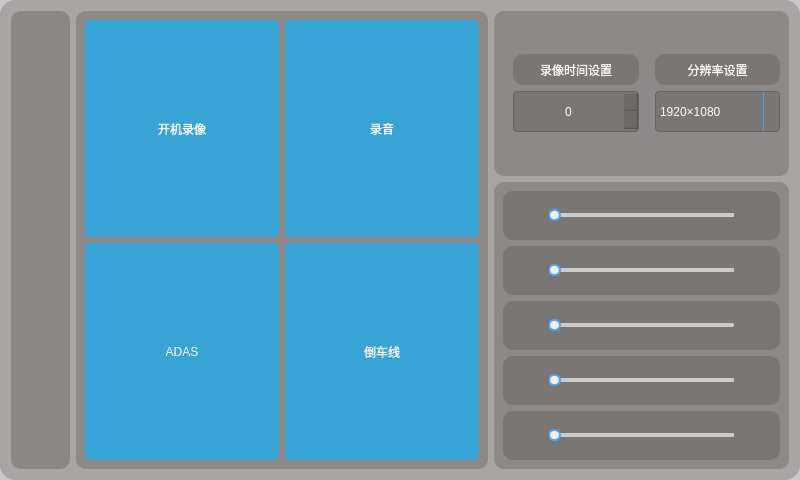
<?xml version="1.0" encoding="UTF-8"?>
<ui version="4.0">
 <class>SetFirst</class>
 <widget class="QDialog" name="SetFirst">
  <property name="geometry">
   <rect>
    <x>0</x>
    <y>0</y>
    <width>800</width>
    <height>480</height>
   </rect>
  </property>
  <property name="windowTitle">
   <string>Dialog</string>
  </property>
  <property name="styleSheet">
   <string notr="true">background-color:rgb(104, 98, 98,90);
border-radius:15px;
</string>
  </property>
  <layout class="QGridLayout" name="gridLayout_10" columnstretch="1,7,5">
   <item row="0" column="0" rowspan="2">
    <widget class="QWidget" name="widget_4" native="true">
     <property name="styleSheet">
      <string notr="true">background-color:rgb(86, 76, 75,90);
border-radius:10px;</string>
     </property>
     <layout class="QGridLayout" name="gridLayout">
      <item row="0" column="0">
       <layout class="QHBoxLayout" name="horizontalLayout_4" stretch="2">
        <item>
         <layout class="QVBoxLayout" name="verticalLayout" stretch="1,2,3,2,1">
          <property name="spacing">
           <number>0</number>
          </property>
          <item>
           <spacer name="verticalSpacer_2">
            <property name="orientation">
             <enum>Qt::Vertical</enum>
            </property>
            <property name="sizeHint" stdset="0">
             <size>
              <width>20</width>
              <height>18</height>
             </size>
            </property>
           </spacer>
          </item>
          <item>
           <widget class="QPushButton" name="settingsButton">
            <property name="minimumSize">
             <size>
              <width>41</width>
              <height>41</height>
             </size>
            </property>
            <property name="maximumSize">
             <size>
              <width>41</width>
              <height>41</height>
             </size>
            </property>
            <property name="focusPolicy">
             <enum>Qt::NoFocus</enum>
            </property>
            <property name="styleSheet">
             <string notr="true">border-image:url(:/icon/settings.png);
background-color:rgb(255,255,255,0);</string>
            </property>
            <property name="text">
             <string/>
            </property>
           </widget>
          </item>
          <item>
           <spacer name="verticalSpacer">
            <property name="orientation">
             <enum>Qt::Vertical</enum>
            </property>
            <property name="sizeHint" stdset="0">
             <size>
              <width>20</width>
              <height>268</height>
             </size>
            </property>
           </spacer>
          </item>
          <item>
           <widget class="QPushButton" name="returnButton">
            <property name="minimumSize">
             <size>
              <width>41</width>
              <height>41</height>
             </size>
            </property>
            <property name="maximumSize">
             <size>
              <width>41</width>
              <height>41</height>
             </size>
            </property>
            <property name="focusPolicy">
             <enum>Qt::NoFocus</enum>
            </property>
            <property name="styleSheet">
             <string notr="true">border-image:url(:/icon/Back.png);
background-color:rgb(255,255,255,0);s</string>
            </property>
            <property name="text">
             <string/>
            </property>
           </widget>
          </item>
          <item>
           <spacer name="verticalSpacer_3">
            <property name="orientation">
             <enum>Qt::Vertical</enum>
            </property>
            <property name="sizeHint" stdset="0">
             <size>
              <width>20</width>
              <height>18</height>
             </size>
            </property>
           </spacer>
          </item>
         </layout>
        </item>
       </layout>
      </item>
     </layout>
    </widget>
   </item>
   <item row="0" column="1" rowspan="2">
    <widget class="QWidget" name="widget" native="true">
     <property name="styleSheet">
      <string notr="true">background-color:rgb(86, 76, 75,80);
border-radius:10px;</string>
     </property>
     <layout class="QGridLayout" name="gridLayout_2">
      <item row="1" column="0">
       <widget class="QPushButton" name="ADASButton">
        <property name="minimumSize">
         <size>
          <width>0</width>
          <height>0</height>
         </size>
        </property>
        <property name="maximumSize">
         <size>
          <width>16000</width>
          <height>16000</height>
         </size>
        </property>
        <property name="focusPolicy">
         <enum>Qt::NoFocus</enum>
        </property>
        <property name="styleSheet">
         <string notr="true">background-color:#38a4d6;
font: 12pt &quot;宋体&quot;;
border-radius:5px;
  color:rgb(255,255,255);</string>
        </property>
        <property name="text">
         <string>ADAS</string>
        </property>
       </widget>
      </item>
      <item row="0" column="1">
       <widget class="QPushButton" name="audioButton">
        <property name="minimumSize">
         <size>
          <width>0</width>
          <height>0</height>
         </size>
        </property>
        <property name="maximumSize">
         <size>
          <width>16000</width>
          <height>16000</height>
         </size>
        </property>
        <property name="focusPolicy">
         <enum>Qt::NoFocus</enum>
        </property>
        <property name="styleSheet">
         <string notr="true">background-color:#38a4d6;
font: 75 12pt &quot;Aharoni&quot;;
border-radius:5px;
  color:rgb(255,255,255);</string>
        </property>
        <property name="text">
         <string>录音</string>
        </property>
       </widget>
      </item>
      <item row="0" column="0">
       <widget class="QPushButton" name="movieButton">
        <property name="sizePolicy">
         <sizepolicy hsizetype="Preferred" vsizetype="Preferred">
          <horstretch>0</horstretch>
          <verstretch>0</verstretch>
         </sizepolicy>
        </property>
        <property name="minimumSize">
         <size>
          <width>0</width>
          <height>0</height>
         </size>
        </property>
        <property name="maximumSize">
         <size>
          <width>160000</width>
          <height>160000</height>
         </size>
        </property>
        <property name="focusPolicy">
         <enum>Qt::NoFocus</enum>
        </property>
        <property name="styleSheet">
         <string notr="true">background-color:#38a4d6;
font: 12pt &quot;宋体&quot;;
border-radius:5px;
color:rgb(255,255,255);
</string>
        </property>
        <property name="text">
         <string>开机录像</string>
        </property>
       </widget>
      </item>
      <item row="1" column="1">
       <widget class="QPushButton" name="reverseButton">
        <property name="minimumSize">
         <size>
          <width>0</width>
          <height>0</height>
         </size>
        </property>
        <property name="maximumSize">
         <size>
          <width>16000</width>
          <height>16000</height>
         </size>
        </property>
        <property name="focusPolicy">
         <enum>Qt::NoFocus</enum>
        </property>
        <property name="styleSheet">
         <string notr="true">background-color:#38a4d6;
font: 75 12pt &quot;Aharoni&quot;;
border-radius:5px;
  color:rgb(255,255,255);</string>
        </property>
        <property name="text">
         <string>倒车线</string>
        </property>
       </widget>
      </item>
     </layout>
    </widget>
   </item>
   <item row="0" column="2">
    <widget class="QWidget" name="widget_2" native="true">
     <property name="styleSheet">
      <string notr="true">background-color:rgb(81,78,72,80);
border-radius:10px;
</string>
     </property>
     <layout class="QGridLayout" name="gridLayout_3">
      <item row="0" column="0">
       <layout class="QVBoxLayout" name="verticalLayout_2">
        <property name="leftMargin">
         <number>10</number>
        </property>
        <item>
         <widget class="QLabel" name="label">
          <property name="minimumSize">
           <size>
            <width>0</width>
            <height>0</height>
           </size>
          </property>
          <property name="maximumSize">
           <size>
            <width>151</width>
            <height>31</height>
           </size>
          </property>
          <property name="styleSheet">
           <string notr="true">color:#ffffff;
font: 75 11pt &quot;Aharoni&quot;;</string>
          </property>
          <property name="text">
           <string>录像时间设置</string>
          </property>
          <property name="alignment">
           <set>Qt::AlignCenter</set>
          </property>
         </widget>
        </item>
        <item>
         <widget class="QSpinBox" name="movieTimeSetting">
          <property name="minimumSize">
           <size>
            <width>0</width>
            <height>0</height>
           </size>
          </property>
          <property name="maximumSize">
           <size>
            <width>141</width>
            <height>41</height>
           </size>
          </property>
          <property name="styleSheet">
           <string notr="true">QSpinBox::up-button {subcontrol-origin:border;subcontrol-position:right;image: url(:/icon/right_arrow.png);width: 17px;height: 32px;}
QSpinBox::down-button:pressed{subcontrol-position:left;image: url(:/icon/left_arrow.png);width: 17px;height: 32px;}
QSpinBox::down-button {subcontrol-origin:border;subcontrol-position:left;border-image: url(:/icon/left_arrow.png);width: 17px;height: 32px;}
QSpinBox::down-button:enabled:hover {background: rgb(255, 255, 255, 30);}
QSpinBox::up-button:enabled:hover {background: rgb(255, 255, 255, 30);}
QSpinBox::up-button:pressed{subcontrol-origin:border;subcontrol-position:right;image: url(:/icon/right_arrow.png); width: 17px;height: 32px;}

QSpinBox{border: 1px solid rgb(100, 100, 100);text-align: center; border-radius: 4px;color:rgb(255,255,255);}
  
</string>
          </property>
          <property name="alignment">
           <set>Qt::AlignCenter</set>
          </property>
         </widget>
        </item>
       </layout>
      </item>
      <item row="0" column="1">
       <layout class="QVBoxLayout" name="verticalLayout_3">
        <property name="leftMargin">
         <number>10</number>
        </property>
        <item>
         <widget class="QLabel" name="label_2">
          <property name="minimumSize">
           <size>
            <width>0</width>
            <height>0</height>
           </size>
          </property>
          <property name="maximumSize">
           <size>
            <width>141</width>
            <height>31</height>
           </size>
          </property>
          <property name="styleSheet">
           <string notr="true">font: 75 11pt &quot;Aharoni&quot;;
color:#ffffff;

</string>
          </property>
          <property name="text">
           <string>分辨率设置</string>
          </property>
          <property name="alignment">
           <set>Qt::AlignCenter</set>
          </property>
         </widget>
        </item>
        <item>
         <widget class="QComboBox" name="comboBox">
          <property name="minimumSize">
           <size>
            <width>0</width>
            <height>0</height>
           </size>
          </property>
          <property name="maximumSize">
           <size>
            <width>151</width>
            <height>41</height>
           </size>
          </property>
          <property name="styleSheet">
           <string notr="true">QComboBox::drop-down {
	subcontrol-origin: padding;
	subcontrol-position: top right;
	width: 15px; 
	border-left-width: 1px;
	border-left-style: solid;
	border-top-right-radius: 3px;
	border-bottom-right-radius: 3px;
	border-left-color: #50A3F0;
}

QComboBox::down-arrow {
	border-image: url(:/icon/arrowdown.png); 
}
QComboBox{border: 1px solid rgb(100, 100, 100);text-align: center;text-color:rgb(255,255,255); border-radius: 4px; color:rgb(255,255,255);}

 </string>
          </property>
          <item>
           <property name="text">
            <string>1920×1080</string>
           </property>
          </item>
          <item>
           <property name="text">
            <string>1280×720</string>
           </property>
          </item>
         </widget>
        </item>
       </layout>
      </item>
     </layout>
    </widget>
   </item>
   <item row="1" column="2">
    <widget class="QWidget" name="widget_3" native="true">
     <property name="styleSheet">
      <string notr="true">background-color:rgb(81,78,72,80);
border-radius:10px;</string>
     </property>
     <layout class="QGridLayout" name="gridLayout_9">
      <item row="0" column="0">
       <widget class="QWidget" name="widget_5" native="true">
        <layout class="QGridLayout" name="gridLayout_4" columnstretch="1,4,1">
         <item row="0" column="0">
          <widget class="QPushButton" name="voiceButton">
           <property name="enabled">
            <bool>true</bool>
           </property>
           <property name="minimumSize">
            <size>
             <width>31</width>
             <height>31</height>
            </size>
           </property>
           <property name="maximumSize">
            <size>
             <width>31</width>
             <height>31</height>
            </size>
           </property>
           <property name="focusPolicy">
            <enum>Qt::NoFocus</enum>
           </property>
           <property name="styleSheet">
            <string notr="true">border-image:url(:/icon/sound.png);

background-color:rgb(255,255,255,0);

</string>
           </property>
           <property name="text">
            <string/>
           </property>
          </widget>
         </item>
         <item row="0" column="1">
          <widget class="QSlider" name="voiceSlider">
           <property name="focusPolicy">
            <enum>Qt::NoFocus</enum>
           </property>
           <property name="styleSheet">
            <string notr="true">QSlider::groove:horizontal { 
	background: #cbcbcb; 
	height: 6px; 
	border-radius: 1px; 
	padding-left:-1px;
	padding-right:-1px;
	padding-top:-1px;
	padding-bottom:-1px;
}

QSlider::add-page:horizontal {
	background: #cbcbcb;
	border-radius: 2px;
}
QSlider::sub-page:horizontal
{
	background: qlineargradient(x1:0, y1:0, x2:0,y2:1,stop:0 #439cf4, stop:1 #439cf4);
 	background: qlineargradient(x1: 0, y1: 0.2, x2: 1, y2: 1,stop: 0 #439cf4, stop: 1 #439cf4);
    width: 10px;
	border-radius: 2px;
}
QSlider::handle:horizontal {
	width: 13px; 
	margin-top: -3px; 
	margin-bottom: -3px; 
	border-radius: 6px;
	background: qradialgradient(spread:pad, cx:0.5, cy:0.5, radius:0.5, fx:0.5, fy:0.5,stop:0.6 #F0F0F0, stop:0.778409 #50A3F0);
}
QSlider{
background-color:rgb(255,255,255,0);
}
</string>
           </property>
           <property name="orientation">
            <enum>Qt::Horizontal</enum>
           </property>
          </widget>
         </item>
         <item row="0" column="2">
          <widget class="QLabel" name="voiceLabel">
           <property name="minimumSize">
            <size>
             <width>0</width>
             <height>0</height>
            </size>
           </property>
           <property name="maximumSize">
            <size>
             <width>31</width>
             <height>31</height>
            </size>
           </property>
           <property name="styleSheet">
            <string notr="true">  color:rgb(255,255,255);
background-color:rgb(255,255,255,0);</string>
           </property>
           <property name="text">
            <string/>
           </property>
           <property name="alignment">
            <set>Qt::AlignCenter</set>
           </property>
          </widget>
         </item>
        </layout>
       </widget>
      </item>
      <item row="1" column="0">
       <widget class="QWidget" name="widget_6" native="true">
        <layout class="QGridLayout" name="gridLayout_5" columnstretch="1,4,1">
         <item row="0" column="0">
          <widget class="QPushButton" name="lightButton">
           <property name="enabled">
            <bool>false</bool>
           </property>
           <property name="minimumSize">
            <size>
             <width>31</width>
             <height>31</height>
            </size>
           </property>
           <property name="maximumSize">
            <size>
             <width>31</width>
             <height>31</height>
            </size>
           </property>
           <property name="styleSheet">
            <string notr="true">border-image:url(:/icon/brightness.png);
background-color:rgb(255,255,255,0);</string>
           </property>
           <property name="text">
            <string/>
           </property>
          </widget>
         </item>
         <item row="0" column="2">
          <widget class="QLabel" name="lightLabel">
           <property name="minimumSize">
            <size>
             <width>0</width>
             <height>0</height>
            </size>
           </property>
           <property name="maximumSize">
            <size>
             <width>31</width>
             <height>31</height>
            </size>
           </property>
           <property name="styleSheet">
            <string notr="true">  color:rgb(255,255,255);
background-color:rgb(255,255,255,0);</string>
           </property>
           <property name="text">
            <string/>
           </property>
           <property name="alignment">
            <set>Qt::AlignCenter</set>
           </property>
          </widget>
         </item>
         <item row="0" column="1">
          <widget class="QSlider" name="lightSlider">
           <property name="focusPolicy">
            <enum>Qt::NoFocus</enum>
           </property>
           <property name="styleSheet">
            <string notr="true">QSlider::groove:horizontal { 
	background: #cbcbcb; 
	height: 6px; 
	border-radius: 1px; 
	padding-left:-1px;
	padding-right:-1px;
	padding-top:-1px;
	padding-bottom:-1px;
}

QSlider::add-page:horizontal {
	background: #cbcbcb;
	border-radius: 2px;
}
QSlider::sub-page:horizontal
{
	background: qlineargradient(x1:0, y1:0, x2:0,y2:1,stop:0 #439cf4, stop:1 #439cf4);
 	background: qlineargradient(x1: 0, y1: 0.2, x2: 1, y2: 1,stop: 0 #439cf4, stop: 1 #439cf4);
    width: 10px;
	border-radius: 2px;
}
QSlider::handle:horizontal {
	width: 13px; 
	margin-top: -3px; 
	margin-bottom: -3px; 
	border-radius: 6px;
	background: qradialgradient(spread:pad, cx:0.5, cy:0.5, radius:0.5, fx:0.5, fy:0.5,stop:0.6 #F0F0F0, stop:0.778409 #50A3F0);
}

QSlider{
background-color:rgb(255,255,255,0);
}
</string>
           </property>
           <property name="orientation">
            <enum>Qt::Horizontal</enum>
           </property>
          </widget>
         </item>
        </layout>
       </widget>
      </item>
      <item row="2" column="0">
       <widget class="QWidget" name="widget_7" native="true">
        <layout class="QGridLayout" name="gridLayout_6" columnstretch="1,4,1">
         <item row="0" column="0">
          <widget class="QPushButton" name="ColorEffectButton">
           <property name="enabled">
            <bool>false</bool>
           </property>
           <property name="minimumSize">
            <size>
             <width>31</width>
             <height>31</height>
            </size>
           </property>
           <property name="maximumSize">
            <size>
             <width>31</width>
             <height>31</height>
            </size>
           </property>
           <property name="styleSheet">
            <string notr="true">border-image:url(:/icon/contrast.png);
background-color:rgb(255,255,255,0);</string>
           </property>
           <property name="text">
            <string/>
           </property>
          </widget>
         </item>
         <item row="0" column="1">
          <widget class="QSlider" name="ColorEffectSlider">
           <property name="focusPolicy">
            <enum>Qt::NoFocus</enum>
           </property>
           <property name="styleSheet">
            <string notr="true">QSlider::groove:horizontal { 
	background: rgb(255,255,255,0); 
	height: 6px; 
	border-radius: 1px; 
	padding-left:-1px;
	padding-right:-1px;
	padding-top:-1px;
	padding-bottom:-1px;
}

QSlider::add-page:horizontal {
	background: #cbcbcb;
	border-radius: 2px;
}
QSlider::sub-page:horizontal
{
	background: qlineargradient(x1:0, y1:0, x2:0,y2:1,stop:0 #439cf4, stop:1 #439cf4);
 	background: qlineargradient(x1: 0, y1: 0.2, x2: 1, y2: 1,stop: 0 #439cf4, stop: 1 #439cf4);
    width: 10px;
	border-radius: 2px;
}
QSlider::handle:horizontal {
	width: 13px; 
	margin-top: -3px; 
	margin-bottom: -3px; 
	border-radius: 6px;
	background: qradialgradient(spread:pad, cx:0.5, cy:0.5, radius:0.5, fx:0.5, fy:0.5,stop:0.6 #F0F0F0, stop:0.778409 #50A3F0);
}
QSlider{
background-color:rgb(255,255,255,0);
}

</string>
           </property>
           <property name="orientation">
            <enum>Qt::Horizontal</enum>
           </property>
          </widget>
         </item>
         <item row="0" column="2">
          <widget class="QLabel" name="ColorEffectLabel">
           <property name="minimumSize">
            <size>
             <width>0</width>
             <height>0</height>
            </size>
           </property>
           <property name="maximumSize">
            <size>
             <width>31</width>
             <height>31</height>
            </size>
           </property>
           <property name="styleSheet">
            <string notr="true">  color:rgb(255,255,255);
background-color:rgb(255,255,255,0);</string>
           </property>
           <property name="text">
            <string/>
           </property>
           <property name="alignment">
            <set>Qt::AlignCenter</set>
           </property>
          </widget>
         </item>
        </layout>
       </widget>
      </item>
      <item row="3" column="0">
       <widget class="QWidget" name="widget_8" native="true">
        <layout class="QGridLayout" name="gridLayout_7" columnstretch="1,4,1" columnminimumwidth="0,0,0">
         <item row="0" column="0">
          <widget class="QPushButton" name="ExposureCompensationButton">
           <property name="enabled">
            <bool>false</bool>
           </property>
           <property name="minimumSize">
            <size>
             <width>31</width>
             <height>31</height>
            </size>
           </property>
           <property name="maximumSize">
            <size>
             <width>31</width>
             <height>31</height>
            </size>
           </property>
           <property name="styleSheet">
            <string notr="true">image: url(:/icon/ExposureCompensation.png);
background-color:rgb(255,255,255,0);</string>
           </property>
           <property name="text">
            <string/>
           </property>
          </widget>
         </item>
         <item row="0" column="1">
          <widget class="QSlider" name="ExposureCompensationSlider">
           <property name="focusPolicy">
            <enum>Qt::NoFocus</enum>
           </property>
           <property name="styleSheet">
            <string notr="true">QSlider::groove:horizontal { 
	background: #cbcbcb; 
	height: 6px; 
	border-radius: 1px; 
	padding-left:-1px;
	padding-right:-1px;
	padding-top:-1px;
	padding-bottom:-1px;
}

QSlider::add-page:horizontal {
	background: #cbcbcb;
	border-radius: 2px;
}
QSlider::sub-page:horizontal
{
	background: qlineargradient(x1:0, y1:0, x2:0,y2:1,stop:0 #439cf4, stop:1 #439cf4);
 	background: qlineargradient(x1: 0, y1: 0.2, x2: 1, y2: 1,stop: 0 #439cf4, stop: 1 #439cf4);
    width: 10px;
	border-radius: 2px;
}
QSlider::handle:horizontal {
	width: 13px; 
	margin-top: -3px; 
	margin-bottom: -3px; 
	border-radius: 6px;
	background: qradialgradient(spread:pad, cx:0.5, cy:0.5, radius:0.5, fx:0.5, fy:0.5,stop:0.6 #F0F0F0, stop:0.778409 #50A3F0);
}

QSlider{
background-color:rgb(255,255,255,0);
}
</string>
           </property>
           <property name="orientation">
            <enum>Qt::Horizontal</enum>
           </property>
          </widget>
         </item>
         <item row="0" column="2">
          <widget class="QLabel" name="ExposureCompensationLabel">
           <property name="minimumSize">
            <size>
             <width>0</width>
             <height>0</height>
            </size>
           </property>
           <property name="maximumSize">
            <size>
             <width>31</width>
             <height>31</height>
            </size>
           </property>
           <property name="styleSheet">
            <string notr="true">  color:rgb(255,255,255);
background-color:rgb(255,255,255,0);</string>
           </property>
           <property name="text">
            <string/>
           </property>
           <property name="alignment">
            <set>Qt::AlignCenter</set>
           </property>
          </widget>
         </item>
        </layout>
       </widget>
      </item>
      <item row="4" column="0">
       <widget class="QWidget" name="widget_9" native="true">
        <property name="styleSheet">
         <string notr="true"/>
        </property>
        <layout class="QGridLayout" name="gridLayout_8" columnstretch="1,4,1">
         <item row="0" column="0">
          <widget class="QPushButton" name="whiteBalanceButton">
           <property name="enabled">
            <bool>false</bool>
           </property>
           <property name="minimumSize">
            <size>
             <width>31</width>
             <height>31</height>
            </size>
           </property>
           <property name="maximumSize">
            <size>
             <width>31</width>
             <height>31</height>
            </size>
           </property>
           <property name="styleSheet">
            <string notr="true">image: url(:/icon/whiteBalance.png);
background-color:rgb(255,255,255,0);</string>
           </property>
           <property name="text">
            <string/>
           </property>
          </widget>
         </item>
         <item row="0" column="1">
          <widget class="QSlider" name="whiteBalanceSlider">
           <property name="focusPolicy">
            <enum>Qt::NoFocus</enum>
           </property>
           <property name="styleSheet">
            <string notr="true">QSlider::groove:horizontal { 
	background: #cbcbcb; 
	height: 6px; 
	border-radius: 1px; 
	padding-left:-1px;
	padding-right:-1px;
	padding-top:-1px;
	padding-bottom:-1px;
}

QSlider::add-page:horizontal {
	background: #cbcbcb;
	border-radius: 2px;
}
QSlider::sub-page:horizontal
{
	background: qlineargradient(x1:0, y1:0, x2:0,y2:1,stop:0 #439cf4, stop:1 #439cf4);
 	background: qlineargradient(x1: 0, y1: 0.2, x2: 1, y2: 1,stop: 0 #439cf4, stop: 1 #439cf4);
    width: 10px;
	border-radius: 2px;
}
QSlider::handle:horizontal {
	width: 13px; 
	margin-top: -3px; 
	margin-bottom: -3px; 
	border-radius: 6px;
	background: qradialgradient(spread:pad, cx:0.5, cy:0.5, radius:0.5, fx:0.5, fy:0.5,stop:0.6 #F0F0F0, stop:0.778409 #50A3F0);
}

QSlider{
background-color:rgb(255,255,255,0);
}
</string>
           </property>
           <property name="orientation">
            <enum>Qt::Horizontal</enum>
           </property>
          </widget>
         </item>
         <item row="0" column="2">
          <widget class="QLabel" name="whiteBalanceLabel">
           <property name="minimumSize">
            <size>
             <width>0</width>
             <height>0</height>
            </size>
           </property>
           <property name="maximumSize">
            <size>
             <width>31</width>
             <height>31</height>
            </size>
           </property>
           <property name="styleSheet">
            <string notr="true">  color:rgb(255,255,255);
background-color:rgb(255,255,255,0);</string>
           </property>
           <property name="text">
            <string/>
           </property>
           <property name="alignment">
            <set>Qt::AlignCenter</set>
           </property>
          </widget>
         </item>
        </layout>
       </widget>
      </item>
     </layout>
    </widget>
   </item>
  </layout>
  <zorder>widget_4</zorder>
  <zorder>widget_3</zorder>
  <zorder>widget</zorder>
  <zorder>widget_2</zorder>
 </widget>
 <resources/>
 <connections/>
</ui>
